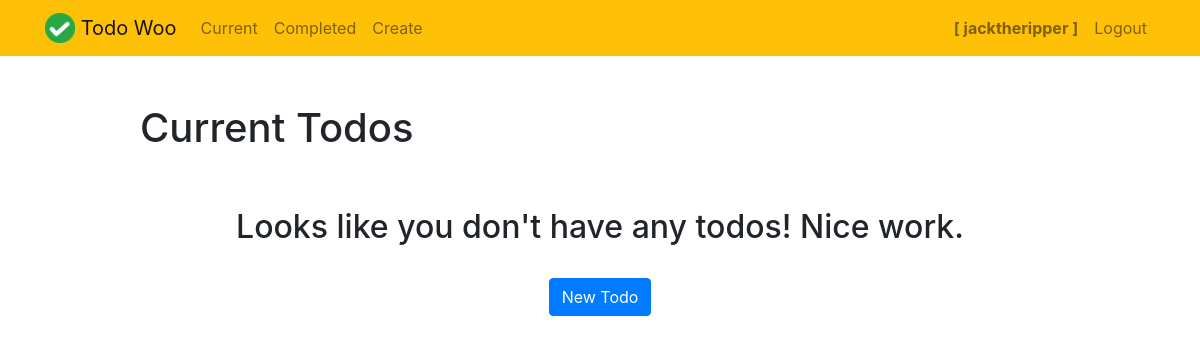
The page /current/ (signed in) on the database as committed earlier.
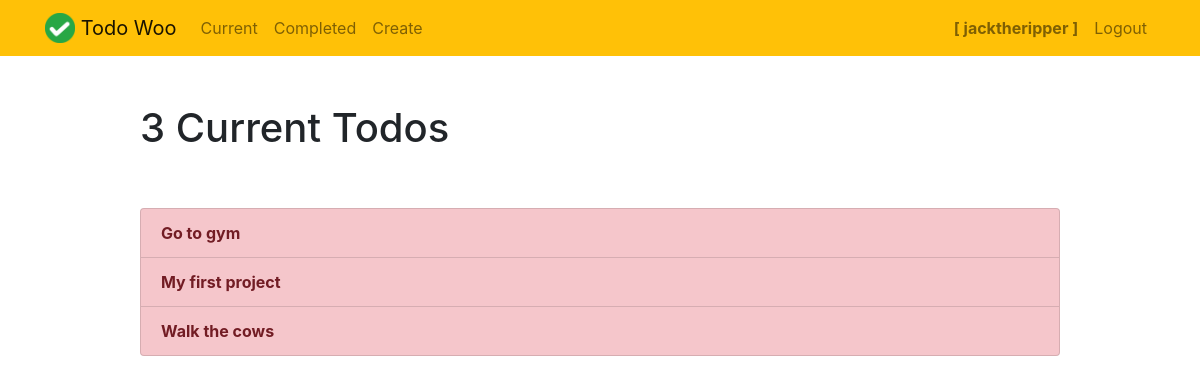
The same page on the database as committed later.
### todo/models.py (models this page shows, shortened)
class Todo(models.Model):
    title = models.CharField(max_length=100)
    memo = models.TextField(blank=True)
    created = models.DateTimeField()
    datecompleted = models.DateTimeField(null=True, blank=True)
    important = models.BooleanField(default=False)
    user = models.ForeignKey(User, on_delete=models.CASCADE)

### todo/views.py (the view)
# urls.py: path('current/', views.currenttodos, name='currenttodos'),
@login_required
def currenttodos(request):
    todos = Todo.objects.filter(user=request.user, datecompleted__isnull=True).order_by('-created')
    return render(request, 'todo/currenttodos.html', {'todos':todos})

### todo/templates/todo/currenttodos.html
{% extends "todo/base.html" %}
{% block content %}
    <div class="row justify-content-center mt-5">
        <div class="col-md-10">
            {% if todos %}
                 <h1>{{ todos.count }} Current Todo{{ todos.count|pluralize }}</h1>
            {% else %}
                           <h1>Current Todos</h1>
            {% endif %}
        </div>
    </div>
    <div class="row justify-content-center mt-5">
        <div class="col-md-10">
        {% if todos %}
            <div class="list-group">
                {% for todo in todos %}
                    <a href="{% url 'viewtodo' todo.id %}" class="list-group-item list-group-item-action{% if todo.important %} list-group-item-danger{% endif %}"><b>{{ todo.title }}</b>{% if todo.memo %} - {{ todo.memo|truncatechars:30 }}{% endif %}</a>
                {% endfor %}
            </div>
        {% else %}
            <div class="text-center">
                <h2>Looks like you don't have any todos! Nice work.</h2>
            <br>
            <a role="button" class="btn btn-primary" href="{% url 'createtodo' %}">New Todo</a>
            </div>
        {% endif %}
        </div>
    </div>
{% endblock %}

Rows that differ between the two databases and show on the page:
added Todo: title "Go to gym"
now on this page (row edited): Todo: title "My first project"
now on this page (row edited): Todo: title "Walk the cows"
Other text that changed with them:
{{ todos.count }}: (not shown) → "3"
text no longer shown: "Current Todos Looks like you don't have any todos! Nice work. New Todo"
text now shown: "Current Todo"
